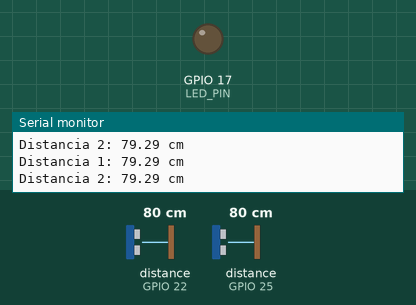
The sketch below on a simulated ESP32. Shown: output pins drawn as LEDs (lit = HIGH), the last lines printed to the serial monitor. Wiring (inferred from the names in the program): 2 × ultrasonic range finder: trigger GPIO 23, echo GPIO 22 / trigger GPIO 26, echo GPIO 25. The inputs (shaded band) are chosen by the test bench; at power-on: distance to the obstacle (sensors on GPIO 22, GPIO 25) 80 cm. The echo pulse lasts 58.3 µs per cm; pins used as bus, display or sensor lines are not drawn.

Above: at 1.3 s.
1.4 s: distance to the obstacle (sensor on GPIO 22) set to 56 cm
2.9 s: distance to the obstacle (sensor on GPIO 22) set to 48 cm
At 3.9 s:
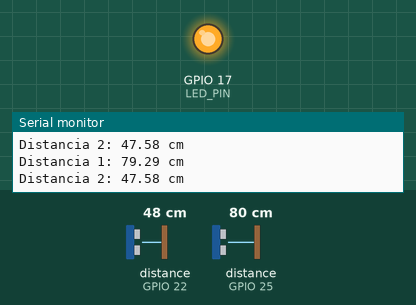
4.5 s: distance to the obstacle (sensor on GPIO 22) set to 60 cm
At 5.7 s:
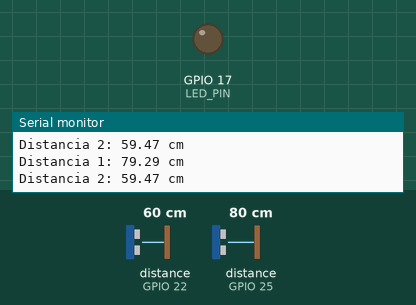
6.0 s: distance to the obstacle (sensor on GPIO 22) set to 2 cm
At 6.8 s:
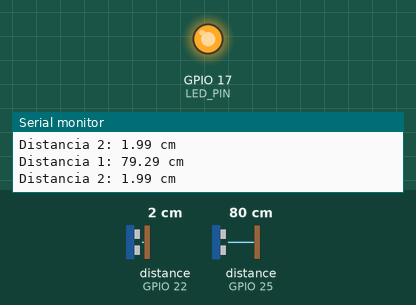
Timing chart, 0 to 8.6 s (numbered marks = the images above; inputs shaded):
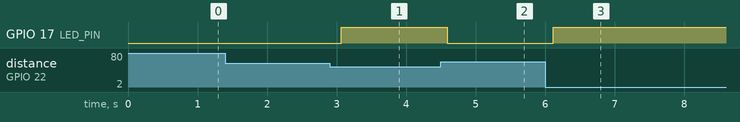

The sketch:

prueba_de_2_sensores_ulttasonicos.ino
```cpp
#define TRIG_PIN1 26 // Pin GPIO26 de la ESP32 conectado al pin TRIG del primer sensor ultrasónico
#define ECHO_PIN1 25 // Pin GPIO25 de la ESP32 conectado al pin ECHO del primer sensor ultrasónico
#define TRIG_PIN2 23 // Pin GPIO23 de la ESP32 conectado al pin TRIG del segundo sensor ultrasónico
#define ECHO_PIN2 22 // Pin GPIO22 de la ESP32 conectado al pin ECHO del segundo sensor ultrasónico
#define LED_PIN 17   // Pin GPIO17 de la ESP32 conectado al LED

float duration_us1, distance_cm1, duration_us2, distance_cm2;

void setup() {
    Serial.begin(9600);
    pinMode(TRIG_PIN1, OUTPUT);
    pinMode(ECHO_PIN1, INPUT);
    pinMode(TRIG_PIN2, OUTPUT);
    pinMode(ECHO_PIN2, INPUT);
    pinMode(LED_PIN, OUTPUT);
}

void loop() {
    // Medición para el primer sensor
    digitalWrite(TRIG_PIN1, HIGH);
    delayMicroseconds(10);
    digitalWrite(TRIG_PIN1, LOW);
    duration_us1 = pulseIn(ECHO_PIN1, HIGH);
    distance_cm1 = 0.017 * duration_us1;

    // Medición para el segundo sensor
    digitalWrite(TRIG_PIN2, HIGH);
    delayMicroseconds(10);
    digitalWrite(TRIG_PIN2, LOW);
    duration_us2 = pulseIn(ECHO_PIN2, HIGH);
    distance_cm2 = 0.017 * duration_us2;

    // Enciende o apaga el LED según la distancia medida
    if (distance_cm1 < 50 || distance_cm2 < 50) {
        digitalWrite(LED_PIN, HIGH); // Enciende el LED
    } else {
        digitalWrite(LED_PIN, LOW); // Apaga el LED
    }

    // Imprime los valores en el Monitor Serie
    Serial.print("Distancia 1: ");
    Serial.print(distance_cm1);
    Serial.println(" cm");
    Serial.print("Distancia 2: ");
    Serial.print(distance_cm2);
    Serial.println(" cm");

    delay(500);
}
```

Measured:
- the behaviour switches between 51 and 50 cm on distance to the obstacle (sensor on GPIO 22) (found by bisection; images 0 and 1)
- after the input at 2.9 s, GPIO 17 (LED_PIN): LOW → HIGH after 0.17 s
- after the input at 4.5 s, GPIO 17 (LED_PIN): HIGH → LOW after 0.09 s
- after the input at 6.0 s, GPIO 17 (LED_PIN): LOW → HIGH after 0.12 s
